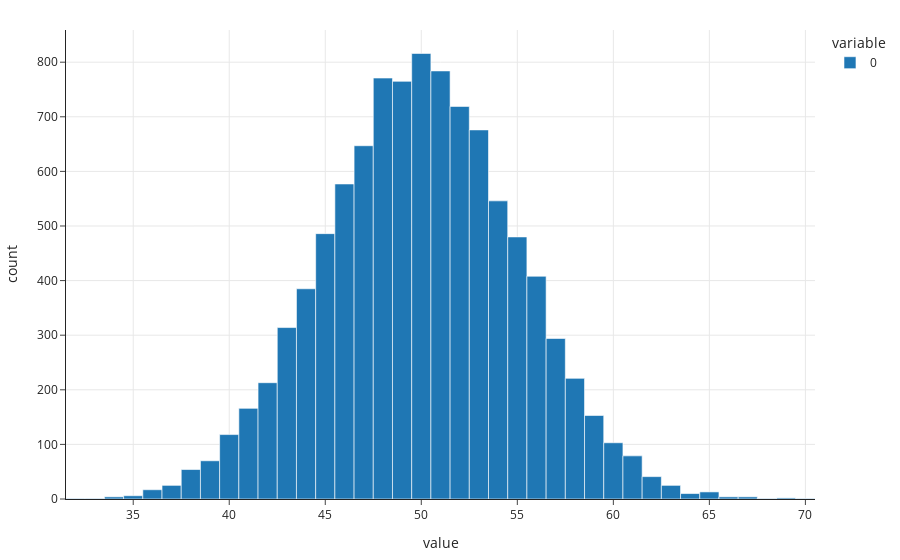

The code cell stored with this chart in its notebook:
### Markdown cell above
- **Step 3**: Compute the fraction of experiments in which our event occurs, and use this fraction as an estimate of the probability of our event.

### Code cell
px.histogram(outcomes)

### Figure 1 — Plotly figure (JSON) as saved in the notebook; plotly's stock layout.template omitted (floating-point values rounded to 4 significant figures; data arrays with more than 128 entries replaced by an {"elided": "..."} marker saying what was removed)
{"data": [{"alignmentgroup": "True", "bingroup": "x", "hovertemplate": "variable=0<br>value=%{x}<br>count=%{y}<extra></extra>", "legendgroup": "0", "marker": {"color": "#1F77B4", "pattern": {"shape": ""}}, "name": "0", "offsetgroup": "0", "orientation": "v", "showlegend": true, "type": "histogram", "x": {"elided": "10000 int values"}, "xaxis": "x", "yaxis": "y"}], "layout": {"barmode": "relative", "legend": {"title": {"text": "variable"}, "tracegroupgap": 0}, "xaxis": {"anchor": "y", "domain": [0, 1], "title": {"text": "value"}}, "yaxis": {"anchor": "x", "domain": [0, 1], "title": {"text": "count"}}}}
